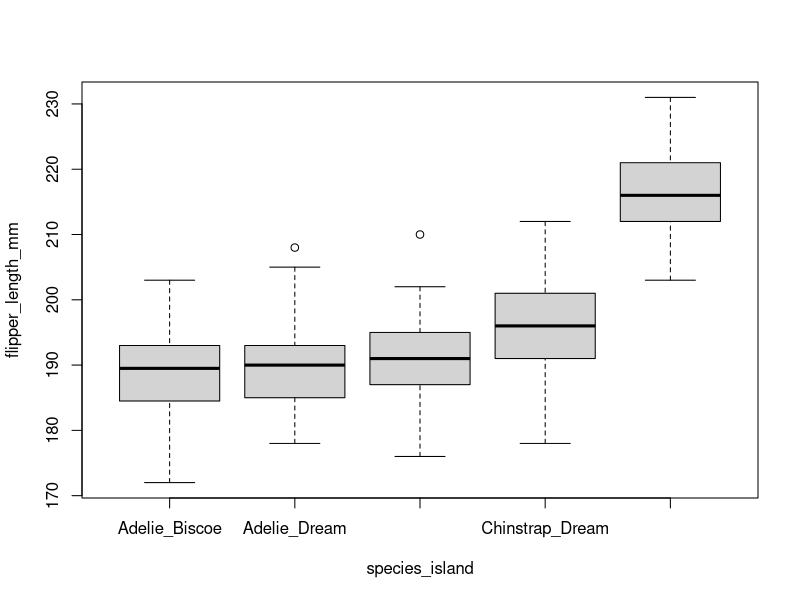
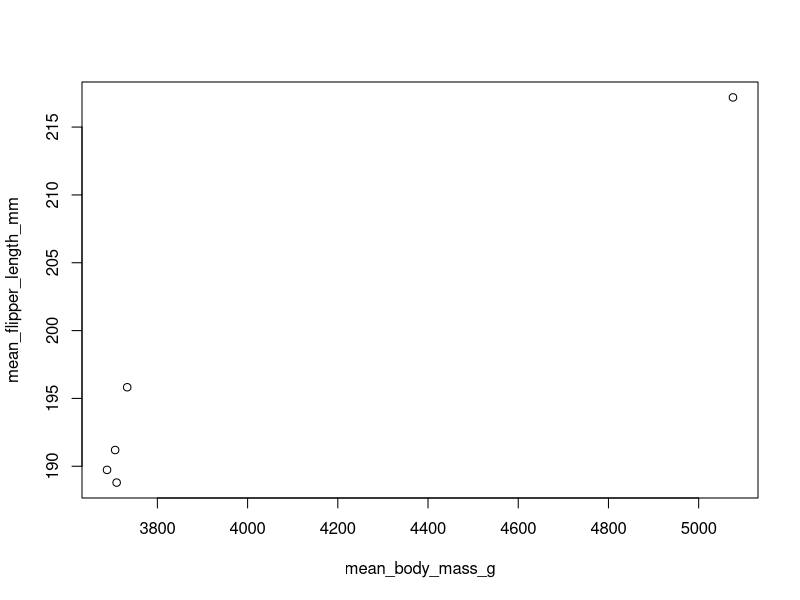
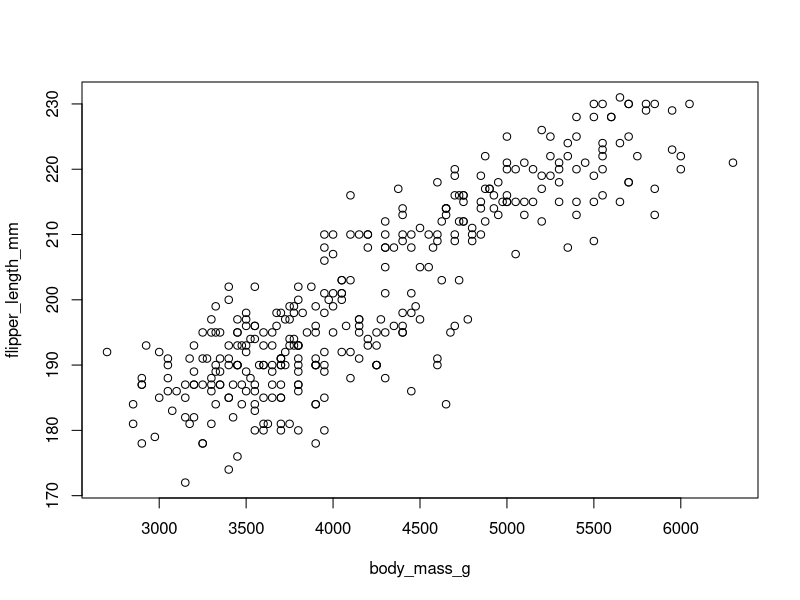
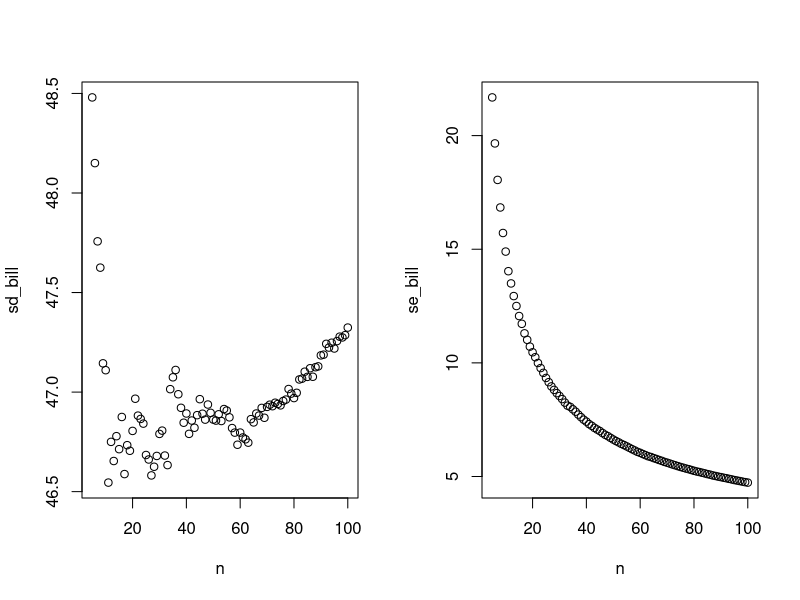

R code for these plots, in order:
## ---- chunk 1
library(magrittr)
library(dplyr)
library(purrr)
knitr::opts_chunk$set(echo = FALSE,
                      eval = FALSE,
                      warning=FALSE,
                      message=FALSE)
## ---- chunk 2
#install.packags(palmerpenguins)
library(palmerpenguins)
## ---- chunk 3
head(penguins)
## ---- chunk 4
str(penguins)
summary(penguins)

# Data is a mix of factors and numbers. 344 rows with 8 columns
# 3 species, 3 islands, 2 NA values, 2 sexes, and might report some summary stats
## ---- chunk 5
mean(c(1,4,6,NA,9), na.rm = TRUE)
## ---- chunk 6
library(dplyr)

penguins %>%
  summarize(mean_mass = mean(body_mass_g, na.rm=TRUE),
            sd_mass = sd(body_mass_g, na.rm = TRUE),
            median_mass = median(body_mass_g, na.rm=TRUE)
            )
## ---- chunk 7
library(dplyr)
penguins %>%
  group_by(species) %>%
  summarize(mean_mass = mean(body_mass_g, na.rm=TRUE),
            sd_mass = sd(body_mass_g, na.rm = TRUE),
            median_mass = median(body_mass_g, na.rm=TRUE)
            )
## ---- chunk 8
library(dplyr)
penguins %>%
  filter(island=="Biscoe") %>%
  group_by(species) %>%
  summarize(mean_mass = mean(body_mass_g, na.rm=TRUE),
            sd_mass = sd(body_mass_g, na.rm = TRUE),
            median_mass = median(body_mass_g, na.rm=TRUE)
            )

#there are no chinstraps
## ---- chunk 9
penguins <- penguins %>%
  mutate(species_island = paste(species, island, sep = "_"))
## ---- chunk 10
boxplot(flipper_length_mm ~ species_island, data = penguins)
## ---- chunk 11
pen_sum <- penguins %>%
  group_by(island, species) %>%
  summarize(mean_flipper_length_mm = mean(flipper_length_mm, na.rm=T),
            mean_body_mass_g = mean(body_mass_g, na.rm=T))

plot(mean_flipper_length_mm ~ mean_body_mass_g, data = pen_sum)
#there might be a positive relationship, but, hard to say given one outlier.
## ---- chunk 12
plot(flipper_length_mm ~ body_mass_g, data = penguins)

#separating plot by species with color or something else?
## ---- chunk 13
gb_bills <- penguins %>%
  filter(island == "Biscoe",
         species == "Gentoo") %>%
  pull(bill_length_mm)
## ---- chunk 14
replicate(10, mean(gb_bills, na.rm=T)/sqrt(length(gb_bills)-1))
## ---- chunk 15
library(purrr)

bill_properties <- map_df(5:100,
                          ~data.frame(n = .x,
                                      mean_bill = mean(gb_bills[1:.x], na.rm=T),
                                      sd_bill = mean(gb_bills[1:.x], na.rm=T)
                                      ))
## ---- chunk 16
bill_properties <- bill_properties %>%
  mutate(se_bill = sd_bill/sqrt(n))

par(mfrow = c(1,2))
plot(sd_bill ~ n, data = bill_properties)
plot(se_bill ~ n, data = bill_properties)
par(mfrow=c(1,1))

# SE decreases with sample size as we are increaing precision. SD if anything goes up as we are seeing more of the population variation.

